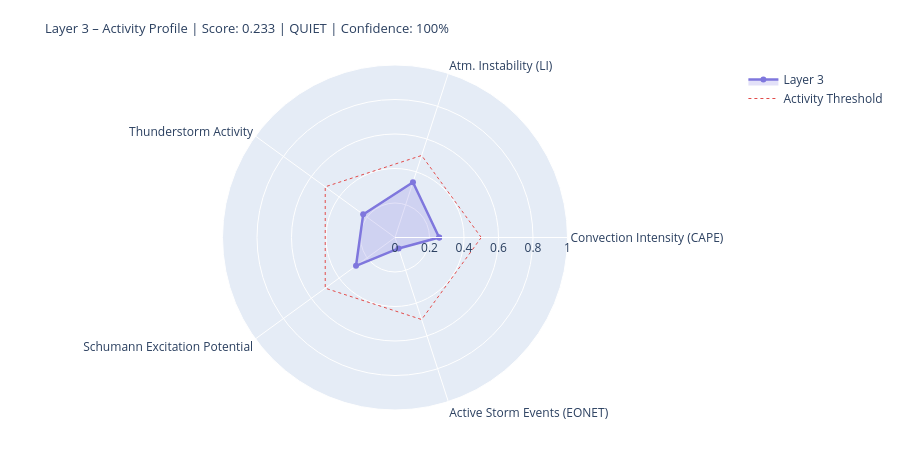

This figure's notebook cell:
### Markdown cell above
---
## 4. State Assessment & Handoff to Layer 4/5

### Code cell
# ============================================================
# LAYER-3-SCORE
# Five dynamic components
# ============================================================

def norm(v, lo, hi):
    if v is None or (isinstance(v, float) and math.isnan(v)): return None
    return round(max(0.0, min(1.0, (v - lo) / (hi - lo))), 4)

# --- 1) Convection intensity (global CAPE mean) ---
cape_mean = df_atm['cape'].dropna().mean() if not df_atm.empty else None
conv_score = norm(cape_mean, 0, 3000)
conv_src   = 'primary' if cape_mean is not None else 'missing'

# --- 2) Atmospheric instability (LI mean) ---
li_mean   = df_atm['li'].dropna().mean() if not df_atm.empty else None
# Negative LI = unstable → higher score
instab_score = norm(-li_mean if li_mean is not None else None, -6, 6)
instab_src   = 'primary' if li_mean is not None else 'missing'

# --- 3) Thunderstorm activity (mean thunder score + WMO count) ---
thunder_mean = df_atm['thunder_score'].mean() if not df_atm.empty else None
n_thunder    = int(df_atm['thunderstorm'].sum()) if not df_atm.empty else 0
thunder_score_val = norm(
    (thunder_mean or 0) * 0.7 + n_thunder * 0.1, 0, 1.0
) if thunder_mean is not None else None
thunder_src = 'primary'

# --- 4) Schumann excitation potential (weighted Schumann contribution) ---
schumann_pot = df_atm['schumann_contribution'].mean() if not df_atm.empty else None
# Boosted by Layer-2 thunderstorm trigger
if schumann_pot is not None and l2_thunder:
    schumann_pot = min(1.0, schumann_pot * 1.2)
schumann_score = norm(schumann_pot, 0, 1.0) if schumann_pot is not None else None
schumann_src   = 'derived'

# --- 5) Storm activity (NASA EONET) ---
# Distinction: None = data not loaded, 0.0 = loaded but no events
storm_score = None
storm_src   = 'missing'
if raw.get('storms') is not None:          # API reached successfully
    storm_score = norm(len(storm_events), 0, 30) if storm_events else 0.0
    storm_src   = 'primary'

# X-Ray and Kp: context only, not in dynamic score
# (X-Ray = Layer-0/4 driver; Kp = geomagnetic index, not a lightning proxy)
xray_context = None
if raw.get('xray'):
    df_xc = pd.DataFrame(raw['xray'])
    fc = next((c for c in df_xc.columns
               if any(k in c.lower() for k in ['flux','long']) and 'time' not in c.lower()),
              df_xc.columns[1])
    df_xc[fc] = pd.to_numeric(df_xc[fc], errors='coerce')
    xray_last = df_xc[fc].dropna().iloc[-1] if not df_xc[fc].dropna().empty else None
    if xray_last:
        xray_class = ('X' if xray_last>=1e-4 else 'M' if xray_last>=1e-5
                      else 'C' if xray_last>=1e-6 else 'B')
        xray_context = {'flux': float(xray_last), 'class': xray_class}
        print(f'X-Ray context: {xray_class}-class ({xray_last:.2e} W/m²)')

# --- Aggregate ---
COMPONENTS = {
    'Convection Intensity (CAPE)':  {'score': conv_score,       'source': conv_src,    'dynamic': True},
    'Atm. Instability (LI)':         {'score': instab_score,     'source': instab_src,  'dynamic': True},
    'Thunderstorm Activity':              {'score': thunder_score_val, 'source': thunder_src, 'dynamic': True},
    'Schumann Excitation Potential':   {'score': schumann_score,   'source': schumann_src,'dynamic': True},
    'Active Storm Events (EONET)': {'score': storm_score,      'source': storm_src,   'dynamic': True},
}

available   = {k: v['score'] for k, v in COMPONENTS.items() if v['score'] is not None}
unavailable = [k for k, v in COMPONENTS.items() if v['score'] is None]
layer3_score = round(sum(available.values()) / len(available), 4) if available else None
confidence   = round(len(available) / len(COMPONENTS), 2)
level = ('unknown' if layer3_score is None
         else 'quiet'   if layer3_score < 0.3
         else 'moderate' if layer3_score < 0.6
         else 'active')
dominant_l3 = max(available, key=available.get) if available else 'none'

# --- Ausgabe ---
W = 68
print('=' * W)
print('LAYER 3 – ATMOSPHERE / WEATHER / THUNDERSTORMS – STATE ASSESSMENT')
print('=' * W)
for name, comp in COMPONENTS.items():
    s = comp['score']
    if s is not None:
        bar = '█' * int(s * 20) + '░' * (20 - int(s * 20))
        print(f'  {name:<36} {bar}  {s:.3f}  [{comp["source"]}]')
    else:
        print(f'  {name:<36} {"─" * 20}  n/a   [missing]')
print('-' * W)
print(f'  Score:        {layer3_score:.3f}  ({len(available)}/{len(COMPONENTS)} components)')
print(f'  Confidence:   {confidence:.0%}')
print(f'  Level:        {level.upper()}')
print(f'  Dominant:     {dominant_l3}')
print(f'  CAPE mean:    {cape_mean:.0f} J/kg' if cape_mean else '  CAPE mean:    n/a')
print(f'  LI mean:      {li_mean:.1f} K' if li_mean is not None else '  LI mean:      n/a')
print(f'  Thunderstorms:{n_thunder} points (WMO)  +  {len(storm_events)} NASA EONET')
print('=' * W)

# Radar
cats   = list(available.keys())
vals_r = list(available.values())
if len(cats) >= 3:
    fig = go.Figure()
    fig.add_trace(go.Scatterpolar(
        r=vals_r + [vals_r[0]], theta=cats + [cats[0]],
        fill='toself', fillcolor='rgba(127,119,221,0.22)',
        line=dict(color='#7F77DD', width=2.5), name='Layer 3'
    ))
    fig.add_trace(go.Scatterpolar(
        r=[0.5] * (len(cats)+1), theta=cats + [cats[0]],
        line=dict(color='#E24B4A', dash='dot', width=1),
        mode='lines', name='Activity Threshold'
    ))
    fig.update_layout(
        title=dict(
            text=f'Layer 3 – Activity Profile | Score: {layer3_score:.3f} | {level.upper()} | Confidence: {confidence:.0%}',
            font=dict(size=13)
        ),
        polar=dict(radialaxis=dict(visible=True, range=[0, 1])),
        height=450, showlegend=True,
        margin=dict(l=60, r=60, t=65, b=40)
    )
    fig.show()

### Figure 1 — Plotly figure (JSON) as saved in the notebook; plotly's stock layout.template omitted (floating-point values rounded to 4 significant figures)
{"data": [{"fill": "toself", "fillcolor": "rgba(127,119,221,0.22)", "line": {"color": "#7F77DD", "width": 2.5}, "name": "Layer 3", "r": [0.256, 0.3367, 0.2281, 0.2794, 0.0667, 0.256], "theta": ["Convection Intensity (CAPE)", "Atm. Instability (LI)", "Thunderstorm Activity", "Schumann Excitation Potential", "Active Storm Events (EONET)", "Convection Intensity (CAPE)"], "type": "scatterpolar"}, {"line": {"color": "#E24B4A", "dash": "dot", "width": 1}, "mode": "lines", "name": "Activity Threshold", "r": [0.5, 0.5, 0.5, 0.5, 0.5, 0.5], "theta": ["Convection Intensity (CAPE)", "Atm. Instability (LI)", "Thunderstorm Activity", "Schumann Excitation Potential", "Active Storm Events (EONET)", "Convection Intensity (CAPE)"], "type": "scatterpolar"}], "layout": {"height": 450, "margin": {"b": 40, "l": 60, "r": 60, "t": 65}, "polar": {"radialaxis": {"range": [0, 1], "visible": true}}, "showlegend": true, "title": {"font": {"size": 13}, "text": "Layer 3 – Activity Profile | Score: 0.233 | QUIET | Confidence: 100%"}}}
